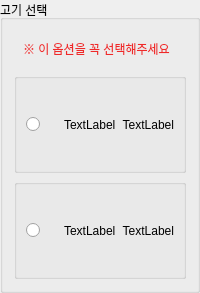
               <widget class="QGroupBox" name="groupBox_option1">
                <property name="sizePolicy">
                 <sizepolicy hsizetype="Preferred" vsizetype="Fixed">
                  <horstretch>0</horstretch>
                  <verstretch>0</verstretch>
                 </sizepolicy>
                </property>
                <property name="minimumSize">
                 <size>
                  <width>0</width>
                  <height>230</height>
                 </size>
                </property>
                <property name="title">
                 <string>고기 선택</string>
                </property>
                <layout class="QVBoxLayout" name="verticalLayout_20">
                 <item>
                  <widget class="QGroupBox" name="groupBox_7">
                   <property name="styleSheet">
                    <string notr="true">border: none;</string>
                   </property>
                   <property name="title">
                    <string/>
                   </property>
                   <layout class="QVBoxLayout" name="verticalLayout_29">
                    <item>
                     <widget class="QLabel" name="label_17">
                      <property name="styleSheet">
                       <string notr="true">font: 10pt &quot;Ubuntu&quot;;
color: rgb(239, 41, 41);</string>
                      </property>
                      <property name="text">
                       <string>※ 이 옵션을 꼭 선택해주세요</string>
                      </property>
                     </widget>
                    </item>
                   </layout>
                  </widget>
                 </item>
                 <item>
                  <widget class="QGroupBox" name="groupBox_meat1">
                   <property name="sizePolicy">
                    <sizepolicy hsizetype="Preferred" vsizetype="Fixed">
                     <horstretch>0</horstretch>
                     <verstretch>0</verstretch>
                    </sizepolicy>
                   </property>
                   <property name="minimumSize">
                    <size>
                     <width>0</width>
                     <height>100</height>
                    </size>
                   </property>
                   <property name="title">
                    <string/>
                   </property>
                   <layout class="QHBoxLayout" name="horizontalLayout_26">
                    <item>
                     <widget class="QRadioButton" name="radioButton_choice1">
                      <property name="text">
                       <string/>
                      </property>
                     </widget>
                    </item>
                    <item>
                     <widget class="QLabel" name="label_meat1_name">
                      <property name="text">
                       <string>TextLabel</string>
                      </property>
                     </widget>
                    </item>
                    <item>
                     <widget class="QLabel" name="label_meat1_price">
                      <property name="text">
                       <string>TextLabel</string>
                      </property>
                      <property name="alignment">
                       <set>Qt::AlignRight|Qt::AlignTrailing|Qt::AlignVCenter</set>
                      </property>
                     </widget>
                    </item>
                   </layout>
                  </widget>
                 </item>
                 <item>
                  <widget class="QGroupBox" name="groupBox_meat2">
                   <property name="sizePolicy">
                    <sizepolicy hsizetype="Preferred" vsizetype="Fixed">
                     <horstretch>0</horstretch>
                     <verstretch>0</verstretch>
                    </sizepolicy>
                   </property>
                   <property name="minimumSize">
                    <size>
                     <width>0</width>
                     <height>100</height>
                    </size>
                   </property>
                   <property name="title">
                    <string/>
                   </property>
                   <layout class="QHBoxLayout" name="horizontalLayout_25">
                    <item>
                     <widget class="QRadioButton" name="radioButton_choice2">
                      <property name="text">
                       <string/>
                      </property>
                     </widget>
                    </item>
                    <item>
                     <widget class="QLabel" name="label_meat2_name">
                      <property name="text">
                       <string>TextLabel</string>
                      </property>
                     </widget>
                    </item>
                    <item>
                     <widget class="QLabel" name="label_meat2_price">
                      <property name="text">
                       <string>TextLabel</string>
                      </property>
                      <property name="alignment">
                       <set>Qt::AlignRight|Qt::AlignTrailing|Qt::AlignVCenter</set>
                      </property>
                     </widget>
                    </item>
                   </layout>
                  </widget>
                 </item>
                </layout>
               </widget>
